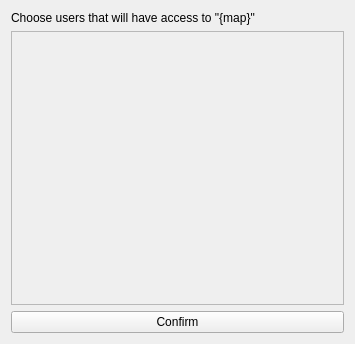
<?xml version="1.0" encoding="UTF-8"?>
<ui version="4.0">
 <class>Form</class>
 <widget class="QWidget" name="Form">
  <property name="geometry">
   <rect>
    <x>0</x>
    <y>0</y>
    <width>355</width>
    <height>344</height>
   </rect>
  </property>
  <property name="windowTitle">
   <string>Adding permissions</string>
  </property>
  <layout class="QVBoxLayout" name="verticalLayout">
   <item>
    <widget class="QLabel" name="label">
     <property name="text">
      <string>Choose users that will have access to &quot;{map}&quot;</string>
     </property>
    </widget>
   </item>
   <item>
    <widget class="QScrollArea" name="scrollArea">
     <property name="widgetResizable">
      <bool>true</bool>
     </property>
     <widget class="QWidget" name="scrollAreaWidgetContents">
      <property name="geometry">
       <rect>
        <x>0</x>
        <y>0</y>
        <width>335</width>
        <height>276</height>
       </rect>
      </property>
     </widget>
    </widget>
   </item>
   <item>
    <widget class="QPushButton" name="submitButton">
     <property name="text">
      <string>Confirm</string>
     </property>
    </widget>
   </item>
  </layout>
 </widget>
 <resources/>
 <connections/>
</ui>
